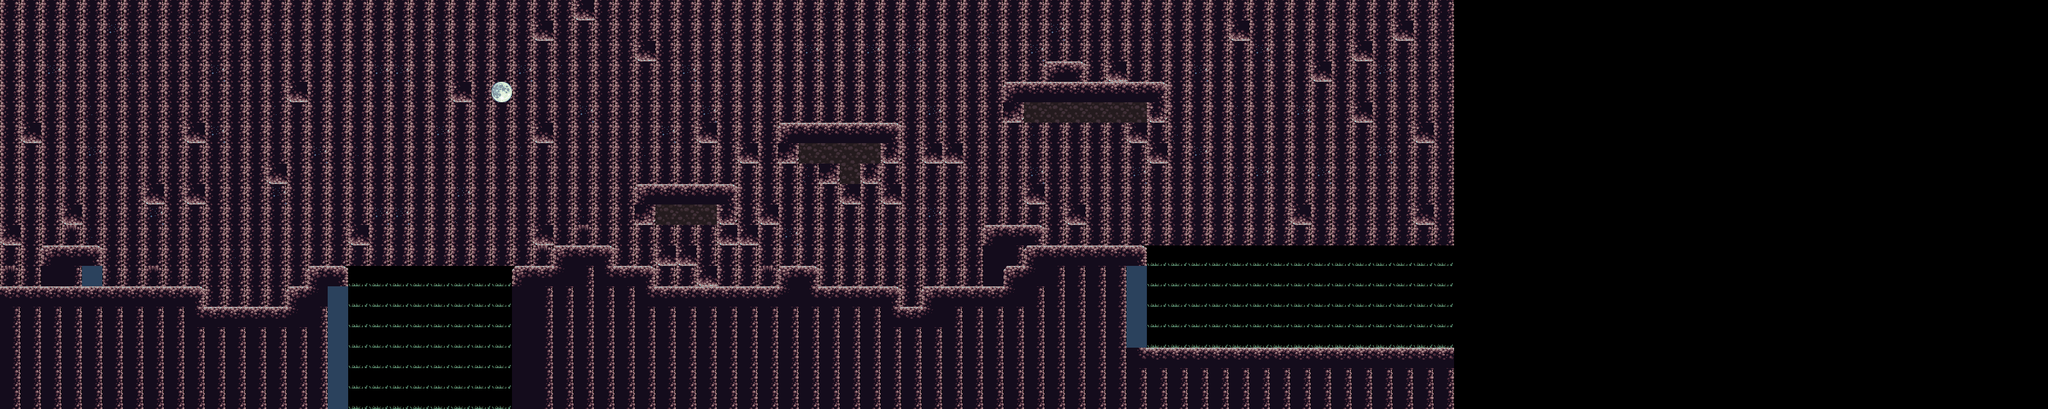

This game map was drawn from its Tiled (.tmx) file and the tilesets committed beside it. A one-line description and the trimmed map source follow:
An orthogonal 100x20 tile map with 32x32 px tiles, 4 tile layers (C4, C3, C2, C1) and 26 objects.

<map version="1.2" tiledversion="1.3.3" orientation="orthogonal" renderorder="right-down" width="100" height="20" tilewidth="32" tileheight="32" infinite="0" nextlayerid="7" nextobjectid="36">
 <tileset firstgid="1" source="Tiles.tsx" />
 <layer id="4" name="C4" width="100" height="20">
  <data>[2000 cells, 1420 non-empty, 3 distinct tile ids]</data>
 </layer>
 <objectgroup id="6" name="death">
  <object id="30" x="1280" y="432" width="128" height="16" />
  <object id="31" x="1440" y="432" width="128" height="16" />
  <object id="32" x="1408" y="464" width="32" height="16" />
  <object id="33" x="544" y="608" width="256" height="32" />
 </objectgroup>
 <objectgroup id="5" name="O1">
  <object id="7" x="0" y="448" width="320" height="32" />
  <object id="8" x="288" y="480" width="192" height="32" />
  <object id="9" x="448" y="448" width="32" height="32" />
  <object id="10" x="480" y="416" width="64" height="32" />
  <object id="13" x="800" y="416" width="64" height="32" />
  <object id="14" x="864" y="384" width="96" height="32" />
  <object id="15" x="512" y="448" width="32" height="192" />
  <object id="16" x="800" y="448" width="32" height="192" />
  <object id="17" x="960" y="416" width="64" height="32" />
  <object id="18" x="1024" y="448" width="192" height="32" />
  <object id="19" x="1216" y="416" width="64" height="32" />
  <object id="20" x="1280" y="448" width="128" height="32" />
  <object id="21" x="1408" y="480" width="32" height="32" />
  <object id="22" x="1440" y="448" width="128" height="32" />
  <object id="23" x="1568" y="416" width="32" height="32" />
  <object id="24" x="1600" y="384" width="192" height="32" />
  <object id="25" x="1760" y="416" width="32" height="128" />
  <object id="26" x="1792" y="544" width="160" height="32" />
  <object id="27" x="992" y="288" width="160" height="64" />
  <object id="28" x="1216" y="192" width="192" height="64" />
  <object id="29" x="1568" y="128" width="256" height="64" />
  <object id="35" x="1504" y="0" width="32" height="224" />
 </objectgroup>
 <layer id="1" name="C3" width="100" height="20">
  <data>[2000 cells, 124 non-empty, 13 distinct tile ids]</data>
 </layer>
 <layer id="3" name="C2" width="100" height="20">
  <data>[2000 cells, 130 non-empty, 10 distinct tile ids]</data>
 </layer>
 <layer id="2" name="C1" width="100" height="20">
  <data>[2000 cells, 30 non-empty, 4 distinct tile ids]</data>
 </layer>
</map>